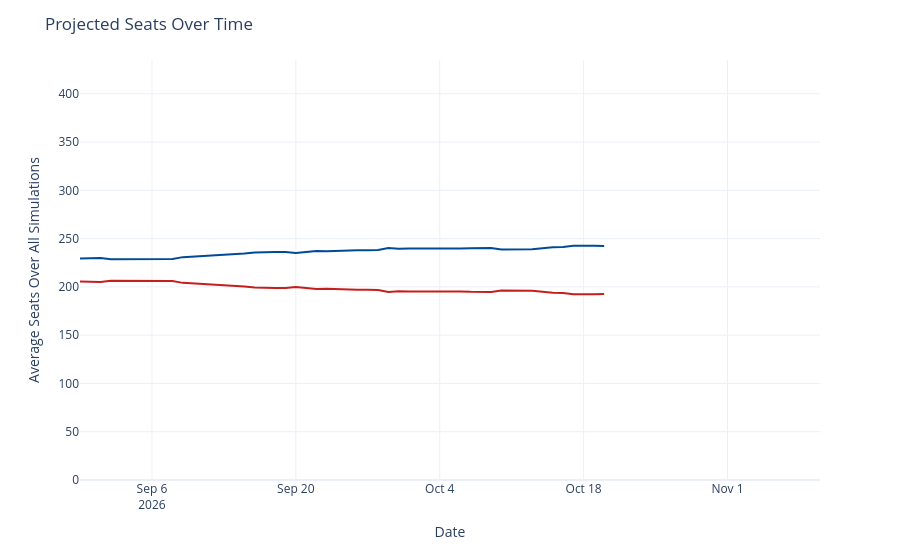

Notebook cell for this chart:
### Code cell
seats_over_time = output_ts[(output_ts['geo'] == 'US House') &
                             (output_ts['type'] == 'seats')]
seats_over_time['rep_seats'] = seats_over_time['y'].map(lambda x: 435 - x)
seats_over_time = seats_over_time.rename({'y': 'Democrats', 'rep_seats': 'Republicans'}, axis=1)
seats_time_ser = px.line(seats_over_time, x='date', y=['Democrats', 'Republicans'], template='plotly_white',
                        color_discrete_map={'Democrats': '#004b97', 'Republicans': '#c71e1d'},)
seats_time_ser.update_traces(hovertemplate="%{y:.1f}")
seats_time_ser.update_layout(
    xaxis=dict(range=[pd.to_datetime('2026-08-30'), pd.to_datetime('2026-11-10')]),
    yaxis=dict(range=[0, 435]),
    xaxis_title='Date',
    yaxis_title='Average Seats Over All Simulations',
    title=dict(text="Projected Seats Over Time"),
    hovermode="x",
    showlegend=False
)
seats_time_ser

### Figure 1 — Plotly figure (JSON) as saved in the notebook; plotly's stock layout.template omitted (floating-point values rounded to 4 significant figures)
{"data": [{"hovertemplate": "%{y:.1f}", "legendgroup": "Democrats", "line": {"color": "#004b97", "dash": "solid"}, "marker": {"symbol": "circle"}, "mode": "lines", "name": "Democrats", "orientation": "v", "showlegend": true, "type": "scatter", "x": ["2026-08-30", "2026-08-31", "2026-09-01", "2026-09-02", "2026-09-03", "2026-09-04", "2026-09-05", "2026-09-06", "2026-09-07", "2026-09-08", "2026-09-09", "2026-09-14", "2026-09-15", "2026-09-16", "2026-09-17", "2026-09-18", "2026-09-19", "2026-09-20", "2026-09-21", "2026-09-22", "2026-09-23", "2026-09-24", "2026-09-25", "2026-09-26", "2026-09-27", "2026-09-28", "2026-09-29", "2026-09-30", "2026-10-01", "2026-10-02", "2026-10-03", "2026-10-04", "2026-10-05", "2026-10-06", "2026-10-07", "2026-10-08", "2026-10-09", "2026-10-10", "2026-10-11", "2026-10-12", "2026-10-13", "2026-10-15", "2026-10-16", "2026-10-17", "2026-10-18", "2026-10-19", "2026-10-20"], "xaxis": "x", "y": [229.4, 230.0, 230.0, 228.5, 228.5, 228.7, 228.7, 228.9, 228.8, 228.9, 230.8, 233.6, 234.7, 235.7, 236.2, 236.1, 236.0, 235.0, 236.2, 237.2, 236.9, 237.4, 237.9, 237.9, 237.9, 238.2, 240.4, 239.5, 239.7, 239.6, 239.5, 239.7, 239.8, 239.7, 240.1, 240.1, 240.2, 238.8, 238.7, 238.7, 238.9, 240.9, 241.3, 242.6, 242.9, 242.5, 242.4], "yaxis": "y"}, {"hovertemplate": "%{y:.1f}", "legendgroup": "Republicans", "line": {"color": "#c71e1d", "dash": "solid"}, "marker": {"symbol": "circle"}, "mode": "lines", "name": "Republicans", "orientation": "v", "showlegend": true, "type": "scatter", "x": ["2026-08-30", "2026-08-31", "2026-09-01", "2026-09-02", "2026-09-03", "2026-09-04", "2026-09-05", "2026-09-06", "2026-09-07", "2026-09-08", "2026-09-09", "2026-09-14", "2026-09-15", "2026-09-16", "2026-09-17", "2026-09-18", "2026-09-19", "2026-09-20", "2026-09-21", "2026-09-22", "2026-09-23", "2026-09-24", "2026-09-25", "2026-09-26", "2026-09-27", "2026-09-28", "2026-09-29", "2026-09-30", "2026-10-01", "2026-10-02", "2026-10-03", "2026-10-04", "2026-10-05", "2026-10-06", "2026-10-07", "2026-10-08", "2026-10-09", "2026-10-10", "2026-10-11", "2026-10-12", "2026-10-13", "2026-10-15", "2026-10-16", "2026-10-17", "2026-10-18", "2026-10-19", "2026-10-20"], "xaxis": "x", "y": [205.6, 205.0, 205.0, 206.5, 206.5, 206.3, 206.3, 206.1, 206.2, 206.1, 204.2, 201.4, 200.3, 199.3, 198.8, 198.9, 199.0, 200.0, 198.8, 197.8, 198.1, 197.6, 197.1, 197.1, 197.1, 196.8, 194.6, 195.5, 195.3, 195.4, 195.5, 195.3, 195.2, 195.3, 194.9, 194.9, 194.8, 196.2, 196.3, 196.3, 196.1, 194.1, 193.7, 192.4, 192.1, 192.5, 192.6], "yaxis": "y"}], "layout": {"hovermode": "x", "legend": {"title": {"text": "variable"}, "tracegroupgap": 0}, "margin": {"t": 60}, "showlegend": false, "title": {"text": "Projected Seats Over Time"}, "xaxis": {"anchor": "y", "domain": [0, 1], "range": ["2026-08-30T00:00:00", "2026-11-10T00:00:00"], "title": {"text": "Date"}}, "yaxis": {"anchor": "x", "domain": [0, 1], "range": [0, 435], "title": {"text": "Average Seats Over All Simulations"}}}}
